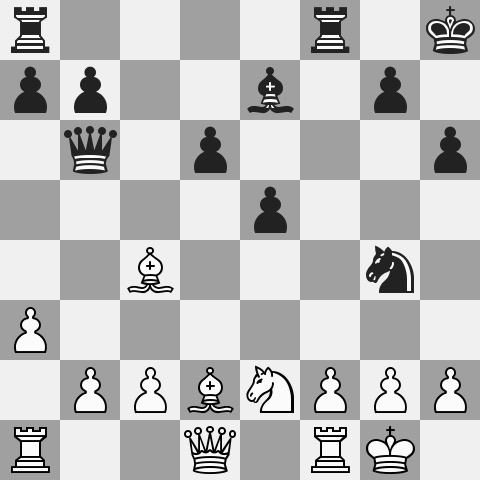
%> input picture HW2/input/Part_6/p6_board_1.jpg, 480 x 480 px
$ octave Part6_a.m   (GNU Octave 9; MATLAB toolbox functions it lacks are replaced by stand-ins)
%> lines starting %> are read from the running program, lines starting %| are printed output that depends on the picture
img1=imread('input/Part_6/p6_board_1.jpg');
%> img1 is the input picture: size 480x480x3 uint8; min 0, max 255, mean 189.9
img2=imread('input/Part_6/p6_board_2.jpg');
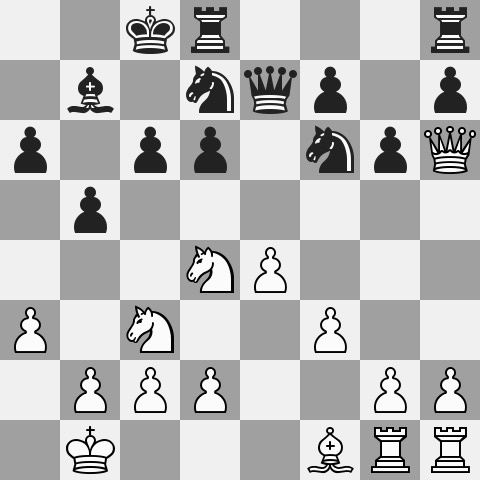
%> input picture HW2/input/Part_6/p6_board_2.jpg, 480 x 480 px
%> img2 is the input picture: size 480x480x3 uint8; min 0, max 255, mean 187
img3=imread('input/Part_6/p6_board_3.jpg');
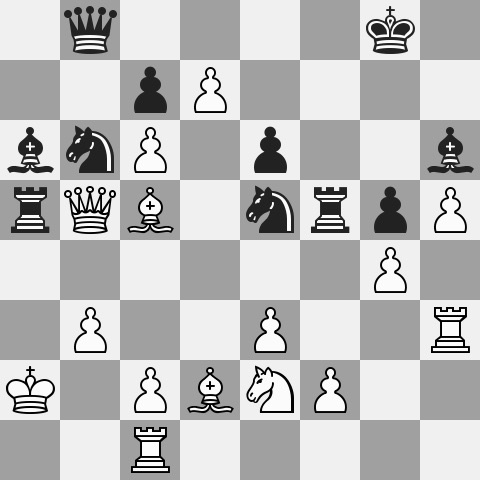
%> input picture HW2/input/Part_6/p6_board_3.jpg, 480 x 480 px
%> img3 is the input picture: size 480x480x3 uint8; min 0, max 255, mean 188.9

black_on_black_queen=imread('black_on_black_queen.png');
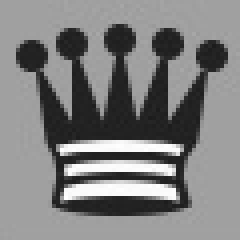
%> input picture HW2/programs/black_on_black_queen.png, 60 x 60 px (shown 4 times larger)
%> black_on_black_queen is the input picture: size 60x60 uint8; min 28, max 255, mean 127.2
black_on_white_queen=imread('black_on_white_queen.png');
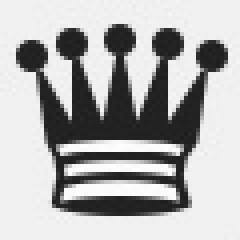
%> input picture HW2/programs/black_on_white_queen.png, 60 x 60 px (shown 4 times larger)
%> black_on_white_queen is the input picture: size 60x60 uint8; min 28, max 254, mean 176
white_on_black_queen=imread('white_on_black_queen.png');
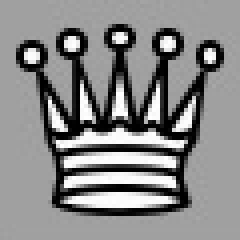
%> input picture HW2/programs/white_on_black_queen.png, 60 x 60 px (shown 4 times larger)
%> white_on_black_queen is the input picture: size 60x60 uint8; min 0, max 255, mean 135.6
%> (the run ends here)
